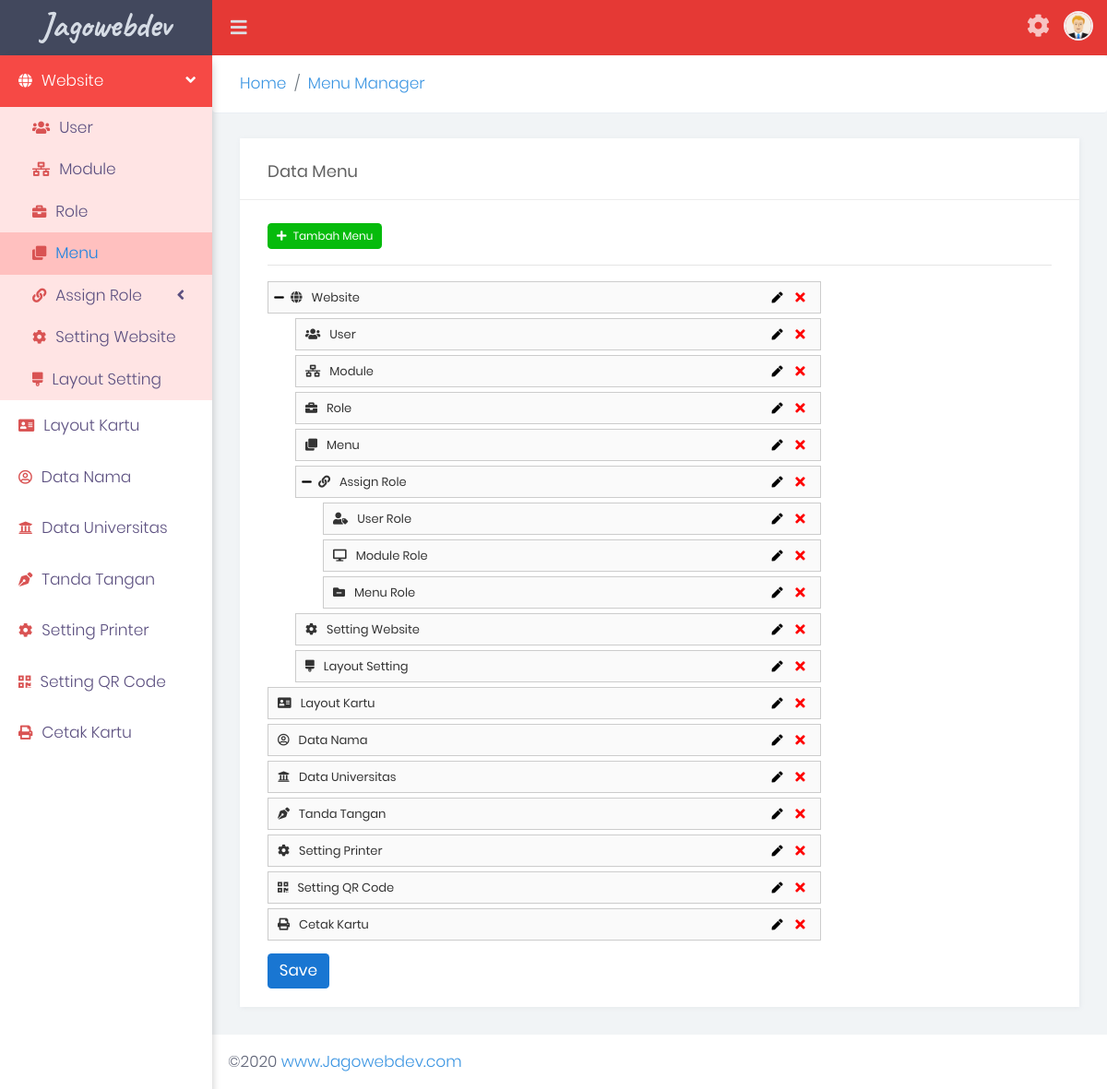
Screenshot of /menu (signed in) with the database file from the repository.
### tables this page shows
CREATE TABLE `menu` (
  `id_menu` smallint(5) UNSIGNED NOT NULL,
  `nama_menu` varchar(50) NOT NULL,
  `class` varchar(50) DEFAULT NULL,
  `url` varchar(50) DEFAULT NULL,
  `id_module` smallint(5) UNSIGNED DEFAULT NULL,
  `id_parent` smallint(5) UNSIGNED DEFAULT NULL,
  `aktif` tinyint(1) NOT NULL DEFAULT 1,
  `new` tinyint(1) NOT NULL DEFAULT 0,
  `urut` tinyint(1) NOT NULL DEFAULT 0
);

CREATE TABLE `menu_role` (
  `id` smallint(5) UNSIGNED NOT NULL,
  `id_menu` smallint(5) UNSIGNED NOT NULL,
  `id_role` smallint(5) UNSIGNED NOT NULL
);

### libraries/database/pdo.php (called while the page is built, shortened)
<?php
class Database
{
	private $pdo;
	private function connect()
	{
		global $database;
		if ($database['driver'] == 'PDO')
		{
			try {
				$this->pdo = new PDO('mysql:host=localhost;dbname=' . $database['database'], $database['username'], $database['password']);
				$this->pdo->setAttribute(PDO::ATTR_ERRMODE, PDO::ERRMODE_EXCEPTION);
			} catch (PDOException $e) {
				include ('dbException.php');
				throw new dbException ($e, '<strong>Koneksi Error</strong> : Tidak dapat terhubung dengan server MySQL');
			}
		}
		return $this;
	}
	public function query($sql, $data = null)
	{
		if ($data && !is_array($data)) {
			$data = [$data];
		}
		try {
			$this->stmt = $this->pdo->prepare($sql);
				$exec = $this->stmt->execute($data);
		} catch (PDOException $e) {
			$this->trans_message = $e->getMessage();
			include ('dbException.php');
			throw new dbException ($e, '<strong>SQL Query</strong> :' . $sql);
			$this->trans_status = false;
		}
		return $this;
	}
}

### config/database.php (called while the page is built)
<?php
$database = [
	'host' => 'localhost'
	, 'username' => 'root'
	, 'password' => ''
	, 'database' => 'idcard'
	, 'driver' => 'PDO'
];

### includes/functions.php (the view, shortened to what this page needs)
<?php
function breadcrumb($data)
{
	echo '<nav aria-label="breadcrumb">
  <ol class="breadcrumb">';
	foreach ($data as $title => $url) {
		if ($url) {
			echo '<li class="breadcrumb-item"><a href="'.$url.'">'.$title.'</a></li>';
		} else {
			echo '<li class="breadcrumb-item active" aria-current="page">'.$title.'</li>';
		}
	}
	echo '
  </ol>
</nav>';
}
function get_menu_db ($aktif = 'all', $show_all = false)
{
	global $db;
	global $app_module;
	$result = [];
	$nama_module = $app_module['nama_module'];
	$where_aktif = '';
	if ($aktif != 'all') {
		$where_aktif = ' AND aktif = '.$aktif;
	}
	$role = '';
	if (!$show_all) {
		$role = ' AND id_role = ' . $_SESSION['user']['id_role'];
	}
	$sql = 'SELECT * FROM menu
				LEFT JOIN menu_role USING (id_menu)
				LEFT JOIN module USING (id_module)
			WHERE 1 = 1 ' . $role
				. $where_aktif.'
			ORDER BY urut';
	$db->query($sql);
	$current_id = '';
	while ($row = $db->fetch())
	{
		$result[$row['id_menu']] = $row;
		$result[$row['id_menu']]['highlight'] = 0;
		$result[$row['id_menu']]['depth'] = 0;
		if ($nama_module == $row['nama_module']) {
			$current_id = $row['id_menu'];
			$result[$row['id_menu']]['highlight'] = 1;
		}
	}
	if ($current_id) {
		menu_current($result, $current_id);
	}
	return $result;
}
function build_menu( $arr, $submenu = false)
{
	global $app_module;
	$menu = "\n" . '<ul'.$submenu.'>'."\r\n";
	foreach ($arr as $key => $val)
	{
		$new = '';
		if (key_exists('new', $val)) {
			$new = $val['new'] == 1 ? '<span class="menu-baru">NEW</span>' : '';
		}
		$arrow = key_exists('children', $val) ? '<span class="pull-right-container">
								<i class="fa fa-angle-left arrow"></i>
							</span>' : '';
		$has_child = key_exists('children', $val) ? 'has-children' : '';
		if ($has_child) {
			$url = '#';
			$onClick = ' onclick="javascript:void(0)"';
		} else {
			$onClick = '';
			$url = $val['url'];
		}
		$class_li = [];
		if ($app_module['nama_module'] == $val['nama_module']) {
			$class_li[] = 'tree-open';
		}
		if ($val['highlight']) {
			$class_li[] = 'highlight tree-open';
		}
		if ($class_li) {
			$class_li = ' class="' . join($class_li, ' ') . '"';
		} else {
			$class_li = '';
		}
		$class_a = ['depth-' . $val['depth']];
		if ($has_child) {
			$class_a[] = 'has-children';
		}
		$class_a = ' class="' . join($class_a, ' ') . '"';
		$menu_icon = '';
		if ($val['class']) {
			$menu_icon = '<i class="sidebar-menu-icon ' . $val['class'] . '"></i>';
		}
		$menu .= '<li'. $class_li . '>
					<a '.$class_a.' href="'. BASE_URL . $url.'"'.$onClick.'>'.
						$menu_icon.
						$val['nama_menu'] .
						$arrow.
					'</a>'.$new;
		if (key_exists('children', $val))
		{
			$menu .= build_menu($val['children'], ' class="submenu"');
		}
		$menu .= "</li>\n";
	}
	$menu .= "</ul>\n";
	return $menu;
}

### modules/menu/functions.php (shortened to what this page needs)
<?php
function build_menu_list( $arr)
{
	$menu = "\n" . '<ol class="dd-list">'."\r\n";
	foreach ($arr as $key => $val)
	{
		$icon = '';
		if ($val['class']) {
			$icon = '<i class="'.$val['class'].'"></i>';
		}
		$menu .= '<li class="dd-item" data-id="'.$val['id_menu'].'"><div class="dd-handle">'.$icon.'<span class="menu-title">'.$val['nama_menu'].'</span></div>';
		if (key_exists('children', $val))
		{
			$menu .= build_menu_list($val['children'], ' class="submenu"');
		}
		$menu .= "</li>\n";
	}
	$menu .= "</ol>\n";
	return $menu;
}

### themes/modern/assets/css/site.css (style rules this page uses)
body { font-family: "open sans", "segoe ui", "open sans", arial; font-family: 'Open Sans', sans-serif; font-weight: 400; font-size: 14px; background: #f7f9fb; margin: 0; color: #616161; display: flex; flex-direction: column; min-height: 100vh; }
h1, h2, h3, h4, h5, h6, ul, ol, p { margin: 0; padding: 0; }
ul { list-style: none; }
a { color: #3b95e2; text-decoration: none; transition: all .2s; }
.sidebar nav ul, .sidebar nav li { float: none; }
.sidebar nav li>a { display: block; padding: 15px 20px; color: #aab9c7; margin-right: 0; }
.sidebar nav .submenu { position: relative; top: 0; display: none; }
.sidebar nav li.tree-open > .submenu { display: block; }
.sidebar .depth-1 { padding-left: 35px !important; }
.sidebar nav li i.arrow { transition: all .3s; }
.sidebar nav li.tree-open > a i.arrow { transform: rotate(-90deg); }
.sidebar nav a > i { margin-right: 10px; font-size: 90%; }
.pull-right-container { float: right; }
.sidebar nav .submenu li { float: none; }
.sidebar nav .submenu a { display: block; margin: 0; padding: 10px 30px 10px 20px; }
.sidebar nav>ul>li.highlight { background: #0d97e8; }
.sidebar .highlight { background: #30374b; }

### themes/modern/assets/css/color-schemes/red.css (style rules this page uses)
.sidebar nav>ul>li.highlight, .sidebar nav>ul>li.tree-open>a { background: #f64945; color: #FFFFFF; }
.sidebar nav>ul>li.highlighti i.sidebar-menu-icon, .sidebar nav>ul>li.tree-open>a i.sidebar-menu-icon { color: #FFFFFF; }
.sidebar nav .submenu { background: #ffe4e4; }
.sidebar nav li.highlight>a { color: #1c82e1; }
.sidebar nav li>a i.sidebar-menu-icon { color: #d95353; }
.sidebar nav>ul>li.highlight>a>i.sidebar-menu-icon { color: #FFFFFF; }
.sidebar nav li>a { color: #5c5080; }
.submenu .highlight, .submenu .tree-open { background: #ffc0bf; }

### rows the page displays
menu: nama_menu "Website"
menu: nama_menu "User"
menu: nama_menu "Module"
menu: nama_menu "Role"
menu: nama_menu "Menu"
menu_role: id_menu.nama_menu "Assign Role"
menu: nama_menu "Setting Website"
menu: nama_menu "Layout Setting"
menu: nama_menu "Layout Kartu"
menu: nama_menu "Data Nama"
menu: nama_menu "Data Universitas"
menu: nama_menu "Tanda Tangan"
menu: nama_menu "Setting Printer"
menu: nama_menu "Setting QR Code"
menu: nama_menu "Cetak Kartu"
menu_role: id_menu.nama_menu "Assign Role"
menu: nama_menu "User Role"
menu: nama_menu "Module Role"
menu: nama_menu "Menu Role"

### other values shown
$title "Home"
$title "Menu Manager"
